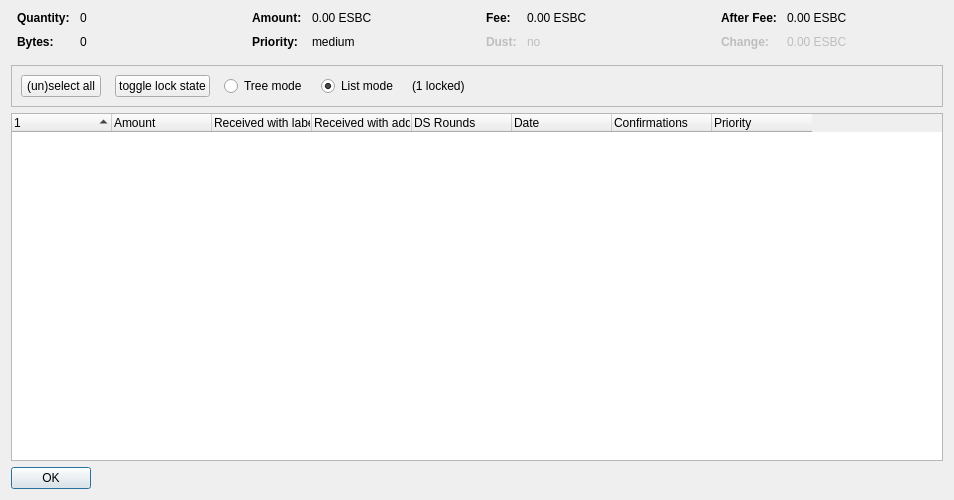
<?xml version="1.0" encoding="UTF-8"?>
<ui version="4.0">
 <class>CoinControlDialog</class>
 <widget class="QDialog" name="CoinControlDialog">
  <property name="geometry">
   <rect>
    <x>0</x>
    <y>0</y>
    <width>954</width>
    <height>500</height>
   </rect>
  </property>
  <property name="windowTitle">
   <string>Coin Selection</string>
  </property>
  <layout class="QVBoxLayout" name="verticalLayout">
   <item>
    <layout class="QHBoxLayout" name="horizontalLayoutTop" stretch="0,0,0,0">
     <property name="topMargin">
      <number>0</number>
     </property>
     <property name="bottomMargin">
      <number>10</number>
     </property>
     <item>
      <layout class="QFormLayout" name="formLayoutCoinControl1">
       <property name="horizontalSpacing">
        <number>10</number>
       </property>
       <property name="verticalSpacing">
        <number>10</number>
       </property>
       <property name="leftMargin">
        <number>6</number>
       </property>
       <property name="rightMargin">
        <number>6</number>
       </property>
       <item row="0" column="0">
        <widget class="QLabel" name="labelCoinControlQuantityText">
         <property name="font">
          <font>
           <weight>75</weight>
           <bold>true</bold>
          </font>
         </property>
         <property name="text">
          <string>Quantity:</string>
         </property>
        </widget>
       </item>
       <item row="0" column="1">
        <widget class="QLabel" name="labelCoinControlQuantity">
         <property name="cursor">
          <cursorShape>IBeamCursor</cursorShape>
         </property>
         <property name="contextMenuPolicy">
          <enum>Qt::ActionsContextMenu</enum>
         </property>
         <property name="text">
          <string notr="true">0</string>
         </property>
         <property name="textInteractionFlags">
          <set>Qt::LinksAccessibleByMouse|Qt::TextSelectableByKeyboard|Qt::TextSelectableByMouse</set>
         </property>
        </widget>
       </item>
       <item row="1" column="0">
        <widget class="QLabel" name="labelCoinControlBytesText">
         <property name="font">
          <font>
           <weight>75</weight>
           <bold>true</bold>
          </font>
         </property>
         <property name="text">
          <string>Bytes:</string>
         </property>
        </widget>
       </item>
       <item row="1" column="1">
        <widget class="QLabel" name="labelCoinControlBytes">
         <property name="cursor">
          <cursorShape>IBeamCursor</cursorShape>
         </property>
         <property name="contextMenuPolicy">
          <enum>Qt::ActionsContextMenu</enum>
         </property>
         <property name="text">
          <string notr="true">0</string>
         </property>
         <property name="textInteractionFlags">
          <set>Qt::LinksAccessibleByMouse|Qt::TextSelectableByKeyboard|Qt::TextSelectableByMouse</set>
         </property>
        </widget>
       </item>
      </layout>
     </item>
     <item>
      <layout class="QFormLayout" name="formLayoutCoinControl2">
       <property name="horizontalSpacing">
        <number>10</number>
       </property>
       <property name="verticalSpacing">
        <number>10</number>
       </property>
       <property name="leftMargin">
        <number>6</number>
       </property>
       <property name="rightMargin">
        <number>6</number>
       </property>
       <item row="0" column="0">
        <widget class="QLabel" name="labelCoinControlAmountText">
         <property name="font">
          <font>
           <weight>75</weight>
           <bold>true</bold>
          </font>
         </property>
         <property name="text">
          <string>Amount:</string>
         </property>
        </widget>
       </item>
       <item row="0" column="1">
        <widget class="QLabel" name="labelCoinControlAmount">
         <property name="cursor">
          <cursorShape>IBeamCursor</cursorShape>
         </property>
         <property name="contextMenuPolicy">
          <enum>Qt::ActionsContextMenu</enum>
         </property>
         <property name="text">
          <string notr="true">0.00 ESBC</string>
         </property>
         <property name="textInteractionFlags">
          <set>Qt::LinksAccessibleByMouse|Qt::TextSelectableByKeyboard|Qt::TextSelectableByMouse</set>
         </property>
        </widget>
       </item>
       <item row="1" column="0">
        <widget class="QLabel" name="labelCoinControlPriorityText">
         <property name="font">
          <font>
           <weight>75</weight>
           <bold>true</bold>
          </font>
         </property>
         <property name="text">
          <string>Priority:</string>
         </property>
        </widget>
       </item>
       <item row="1" column="1">
        <widget class="QLabel" name="labelCoinControlPriority">
         <property name="cursor">
          <cursorShape>IBeamCursor</cursorShape>
         </property>
         <property name="contextMenuPolicy">
          <enum>Qt::ActionsContextMenu</enum>
         </property>
         <property name="text">
          <string>medium</string>
         </property>
         <property name="textInteractionFlags">
          <set>Qt::LinksAccessibleByMouse|Qt::TextSelectableByKeyboard|Qt::TextSelectableByMouse</set>
         </property>
        </widget>
       </item>
      </layout>
     </item>
     <item>
      <layout class="QFormLayout" name="formLayoutCoinControl3">
       <property name="horizontalSpacing">
        <number>10</number>
       </property>
       <property name="verticalSpacing">
        <number>10</number>
       </property>
       <property name="leftMargin">
        <number>6</number>
       </property>
       <property name="rightMargin">
        <number>6</number>
       </property>
       <item row="0" column="0">
        <widget class="QLabel" name="labelCoinControlFeeText">
         <property name="font">
          <font>
           <weight>75</weight>
           <bold>true</bold>
          </font>
         </property>
         <property name="text">
          <string>Fee:</string>
         </property>
        </widget>
       </item>
       <item row="0" column="1">
        <widget class="QLabel" name="labelCoinControlFee">
         <property name="cursor">
          <cursorShape>IBeamCursor</cursorShape>
         </property>
         <property name="contextMenuPolicy">
          <enum>Qt::ActionsContextMenu</enum>
         </property>
         <property name="text">
          <string notr="true">0.00 ESBC</string>
         </property>
         <property name="textInteractionFlags">
          <set>Qt::LinksAccessibleByMouse|Qt::TextSelectableByKeyboard|Qt::TextSelectableByMouse</set>
         </property>
        </widget>
       </item>
       <item row="1" column="0">
        <widget class="QLabel" name="labelCoinControlLowOutputText">
         <property name="enabled">
          <bool>false</bool>
         </property>
         <property name="font">
          <font>
           <weight>75</weight>
           <bold>true</bold>
          </font>
         </property>
         <property name="text">
          <string>Dust:</string>
         </property>
        </widget>
       </item>
       <item row="1" column="1">
        <widget class="QLabel" name="labelCoinControlLowOutput">
         <property name="enabled">
          <bool>false</bool>
         </property>
         <property name="cursor">
          <cursorShape>IBeamCursor</cursorShape>
         </property>
         <property name="contextMenuPolicy">
          <enum>Qt::ActionsContextMenu</enum>
         </property>
         <property name="text">
          <string>no</string>
         </property>
         <property name="textInteractionFlags">
          <set>Qt::LinksAccessibleByMouse|Qt::TextSelectableByKeyboard|Qt::TextSelectableByMouse</set>
         </property>
        </widget>
       </item>
      </layout>
     </item>
     <item>
      <layout class="QFormLayout" name="formLayoutCoinControl4">
       <property name="horizontalSpacing">
        <number>10</number>
       </property>
       <property name="verticalSpacing">
        <number>10</number>
       </property>
       <property name="leftMargin">
        <number>6</number>
       </property>
       <property name="rightMargin">
        <number>6</number>
       </property>
       <item row="0" column="0">
        <widget class="QLabel" name="labelCoinControlAfterFeeText">
         <property name="font">
          <font>
           <weight>75</weight>
           <bold>true</bold>
          </font>
         </property>
         <property name="text">
          <string>After Fee:</string>
         </property>
        </widget>
       </item>
       <item row="0" column="1">
        <widget class="QLabel" name="labelCoinControlAfterFee">
         <property name="cursor">
          <cursorShape>IBeamCursor</cursorShape>
         </property>
         <property name="contextMenuPolicy">
          <enum>Qt::ActionsContextMenu</enum>
         </property>
         <property name="text">
          <string notr="true">0.00 ESBC</string>
         </property>
         <property name="textInteractionFlags">
          <set>Qt::LinksAccessibleByMouse|Qt::TextSelectableByKeyboard|Qt::TextSelectableByMouse</set>
         </property>
        </widget>
       </item>
       <item row="1" column="0">
        <widget class="QLabel" name="labelCoinControlChangeText">
         <property name="enabled">
          <bool>false</bool>
         </property>
         <property name="font">
          <font>
           <weight>75</weight>
           <bold>true</bold>
          </font>
         </property>
         <property name="text">
          <string>Change:</string>
         </property>
        </widget>
       </item>
       <item row="1" column="1">
        <widget class="QLabel" name="labelCoinControlChange">
         <property name="enabled">
          <bool>false</bool>
         </property>
         <property name="cursor">
          <cursorShape>IBeamCursor</cursorShape>
         </property>
         <property name="contextMenuPolicy">
          <enum>Qt::ActionsContextMenu</enum>
         </property>
         <property name="text">
          <string notr="true">0.00 ESBC</string>
         </property>
         <property name="textInteractionFlags">
          <set>Qt::LinksAccessibleByMouse|Qt::TextSelectableByKeyboard|Qt::TextSelectableByMouse</set>
         </property>
        </widget>
       </item>
      </layout>
     </item>
    </layout>
   </item>
   <item>
    <widget class="QFrame" name="frame">
     <property name="minimumSize">
      <size>
       <width>0</width>
       <height>40</height>
      </size>
     </property>
     <property name="frameShape">
      <enum>QFrame::StyledPanel</enum>
     </property>
     <property name="frameShadow">
      <enum>QFrame::Sunken</enum>
     </property>
     <layout class="QHBoxLayout" name="horizontalLayout">
      <item>
       <layout class="QHBoxLayout" name="horizontalLayoutPanel" stretch="0,0,0,0,0,0">
        <property name="spacing">
         <number>14</number>
        </property>
        <item>
         <widget class="QPushButton" name="pushButtonSelectAll">
          <property name="sizePolicy">
           <sizepolicy hsizetype="Maximum" vsizetype="Fixed">
            <horstretch>0</horstretch>
            <verstretch>0</verstretch>
           </sizepolicy>
          </property>
          <property name="text">
           <string>(un)select all</string>
          </property>
          <property name="autoDefault">
           <bool>false</bool>
          </property>
         </widget>
        </item>
        <item>
         <widget class="QPushButton" name="pushButtonToggleLock">
          <property name="sizePolicy">
           <sizepolicy hsizetype="Maximum" vsizetype="Fixed">
            <horstretch>0</horstretch>
            <verstretch>0</verstretch>
           </sizepolicy>
          </property>
          <property name="text">
           <string>toggle lock state</string>
          </property>
          <property name="autoDefault">
           <bool>false</bool>
          </property>
         </widget>
        </item>
        <item>
         <widget class="QRadioButton" name="radioTreeMode">
          <property name="sizePolicy">
           <sizepolicy hsizetype="Maximum" vsizetype="Fixed">
            <horstretch>0</horstretch>
            <verstretch>0</verstretch>
           </sizepolicy>
          </property>
          <property name="text">
           <string>Tree mode</string>
          </property>
         </widget>
        </item>
        <item>
         <widget class="QRadioButton" name="radioListMode">
          <property name="sizePolicy">
           <sizepolicy hsizetype="Maximum" vsizetype="Fixed">
            <horstretch>0</horstretch>
            <verstretch>0</verstretch>
           </sizepolicy>
          </property>
          <property name="text">
           <string>List mode</string>
          </property>
          <property name="checked">
           <bool>true</bool>
          </property>
         </widget>
        </item>
        <item>
         <widget class="QLabel" name="labelLocked">
          <property name="text">
           <string>(1 locked)</string>
          </property>
         </widget>
        </item>
        <item>
         <spacer name="horizontalSpacer">
          <property name="orientation">
           <enum>Qt::Horizontal</enum>
          </property>
          <property name="sizeHint" stdset="0">
           <size>
            <width>40</width>
            <height>20</height>
           </size>
          </property>
         </spacer>
        </item>
       </layout>
      </item>
     </layout>
    </widget>
   </item>
   <item>
    <widget class="CoinControlTreeWidget" name="treeWidget">
     <property name="contextMenuPolicy">
      <enum>Qt::CustomContextMenu</enum>
     </property>
     <property name="sortingEnabled">
      <bool>false</bool>
     </property>
     <property name="columnCount">
      <number>8</number>
     </property>
     <attribute name="headerShowSortIndicator" stdset="0">
      <bool>true</bool>
     </attribute>
     <attribute name="headerStretchLastSection">
      <bool>false</bool>
     </attribute>
     <column>
      <property name="text">
       <string/>
      </property>
     </column>
     <column>
      <property name="text">
       <string>Amount</string>
      </property>
     </column>
     <column>
      <property name="text">
       <string>Received with label</string>
      </property>
     </column>
     <column>
      <property name="text">
       <string>Received with address</string>
      </property>
     </column>
     <column>
      <property name="text">
       <string>DS Rounds</string>
      </property>
     </column>
     <column>
      <property name="text">
       <string>Date</string>
      </property>
     </column>
     <column>
      <property name="text">
       <string>Confirmations</string>
      </property>
      <property name="toolTip">
       <string>Confirmed</string>
      </property>
     </column>
     <column>
      <property name="text">
       <string>Priority</string>
      </property>
     </column>
    </widget>
   </item>
   <item>
    <widget class="QDialogButtonBox" name="buttonBox">
     <property name="sizePolicy">
      <sizepolicy hsizetype="Maximum" vsizetype="Fixed">
       <horstretch>0</horstretch>
       <verstretch>0</verstretch>
      </sizepolicy>
     </property>
     <property name="orientation">
      <enum>Qt::Horizontal</enum>
     </property>
     <property name="standardButtons">
      <set>QDialogButtonBox::Ok</set>
     </property>
    </widget>
   </item>
  </layout>
 </widget>
 <customwidgets>
  <customwidget>
   <class>CoinControlTreeWidget</class>
   <extends>QTreeWidget</extends>
   <header>coincontroltreewidget.h</header>
  </customwidget>
 </customwidgets>
 <resources/>
 <connections/>
</ui>
